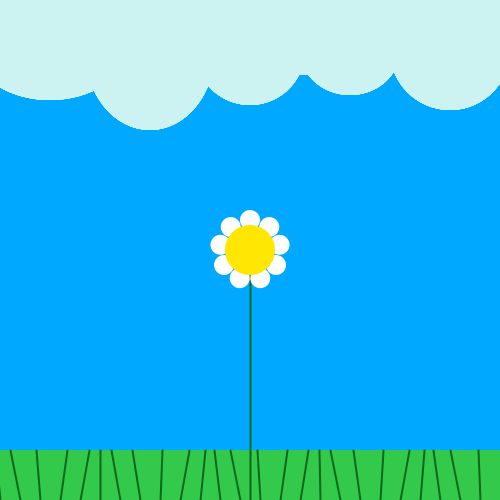
Frame 1 (no input)
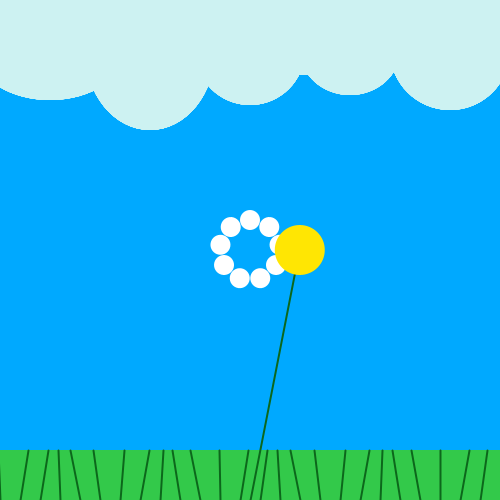
Frame 60 (the mouse pressed at the canvas centre just before this capture)
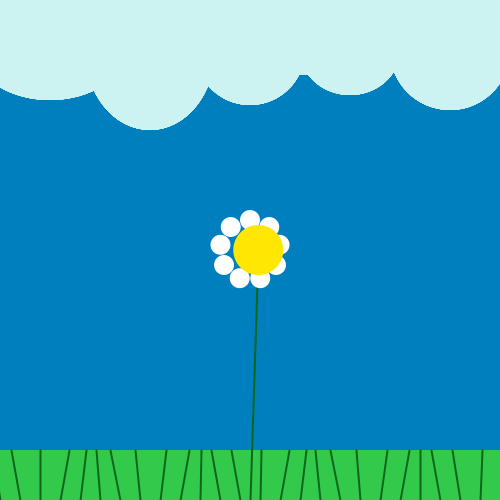
Frame 120 (the mouse held since frame 60 and released just before this capture)

The Processing sketch that drew these frames (run headless with seeded random() and noise(); from frame 60 on, the mouse is pressed at the canvas centre):

// Processing sketch: processing_176623
// ── processing_176623.pde

float counter = 0;

void setup()
{ smooth();
  colorMode(HSB,360,100,100);
  size(500,500);
}

void draw()
{ 
  float hintergrundfarbe=map(mouseX,0,500,100,50);
  background(200,100, hintergrundfarbe);
  noStroke();
  fill(#33C94A);
  rect(0,450,500,500);
  
  strokeWeight(2);//Dicke des B.S
  stroke(#0C671B);//Farbe des B.S
  
  float amplitude = map(sin(counter), -1, 1, -50, 50);
  counter += 0.025;
  
  line(250+amplitude,250,250,500);//Position des B.S
  
  for (int i=0; i<360; i+=40){

    pushMatrix();
    fill(#CDF2F2);
    noStroke();
    ellipse(0,0,100,100);
    ellipse(100,0,100,100);
    ellipse(200,0,100,150);
    ellipse(300,0,150,150);
    ellipse(400,0,110,110);
    ellipse(500,0,120,120);
     
    ellipse(50,50,150,100);
    ellipse(150,50,130,160);
    ellipse(250,50,110,110);
    ellipse(350,50,100,90);
    ellipse(450,50,120,120);
     
     
    popMatrix();

  
  
   
pushMatrix();
   translate(width/2,height/2);
   fill(0,0,100);
   noStroke();
   rotate(radians(i));
   pushMatrix();
   
   
   ellipse(0,-30,20,20);
   popMatrix();
   popMatrix();
  }
  
  ellipseMode(CENTER);
  fill(#FFE603);
  noStroke();
  ellipse(250+amplitude,250,50,50);
  
  translate(0,height);
  
  for (int i=0; i<width;i+=20)
{
  strokeWeight(2);
  stroke(#0C671B);
  float ver=sin(millis()/100.0+i)*10;
  line(i,0,i+ver,-50);
}
  
  
  
  

}
